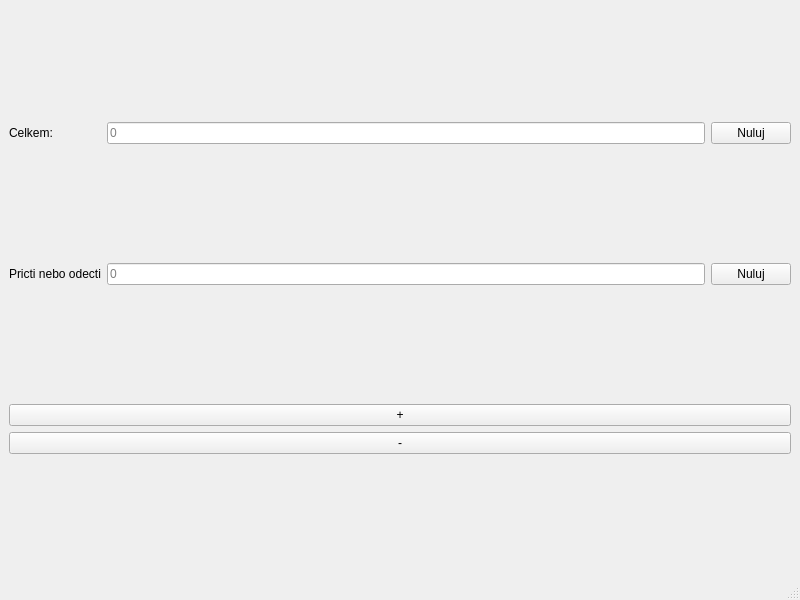
<?xml version="1.0" encoding="UTF-8"?>
<ui version="4.0">
 <class>MainWindow</class>
 <widget class="QMainWindow" name="MainWindow">
  <property name="geometry">
   <rect>
    <x>0</x>
    <y>0</y>
    <width>800</width>
    <height>600</height>
   </rect>
  </property>
  <property name="windowTitle">
   <string>MainWindow</string>
  </property>
  <widget class="QWidget" name="centralwidget">
   <layout class="QGridLayout" name="gridLayout">
    <item row="1" column="2">
     <widget class="QPushButton" name="pushButton_2">
      <property name="text">
       <string>Nuluj</string>
      </property>
     </widget>
    </item>
    <item row="0" column="0">
     <widget class="QLabel" name="label">
      <property name="text">
       <string>Celkem:</string>
      </property>
     </widget>
    </item>
    <item row="1" column="1">
     <widget class="QLineEdit" name="lineEdit_2">
      <property name="readOnly">
       <bool>true</bool>
      </property>
      <property name="placeholderText">
       <string>0</string>
      </property>
     </widget>
    </item>
    <item row="0" column="2">
     <widget class="QPushButton" name="pushButton">
      <property name="text">
       <string>Nuluj</string>
      </property>
     </widget>
    </item>
    <item row="1" column="0">
     <widget class="QLabel" name="label_2">
      <property name="text">
       <string>Pricti nebo odecti</string>
      </property>
     </widget>
    </item>
    <item row="0" column="1">
     <widget class="QLineEdit" name="lineEdit">
      <property name="readOnly">
       <bool>true</bool>
      </property>
      <property name="placeholderText">
       <string>0</string>
      </property>
     </widget>
    </item>
    <item row="2" column="0" colspan="3">
     <layout class="QHBoxLayout" name="horizontalLayout">
      <item>
       <layout class="QGridLayout" name="gridLayout_2"/>
      </item>
      <item>
       <layout class="QVBoxLayout" name="verticalLayout">
        <item>
         <widget class="QPushButton" name="pushButton_3">
          <property name="text">
           <string>+</string>
          </property>
         </widget>
        </item>
        <item>
         <widget class="QPushButton" name="pushButton_4">
          <property name="text">
           <string>-</string>
          </property>
         </widget>
        </item>
       </layout>
      </item>
     </layout>
    </item>
   </layout>
  </widget>
  <widget class="QMenuBar" name="menubar">
   <property name="geometry">
    <rect>
     <x>0</x>
     <y>0</y>
     <width>800</width>
     <height>22</height>
    </rect>
   </property>
  </widget>
  <widget class="QStatusBar" name="statusbar"/>
 </widget>
 <resources/>
 <connections/>
</ui>
